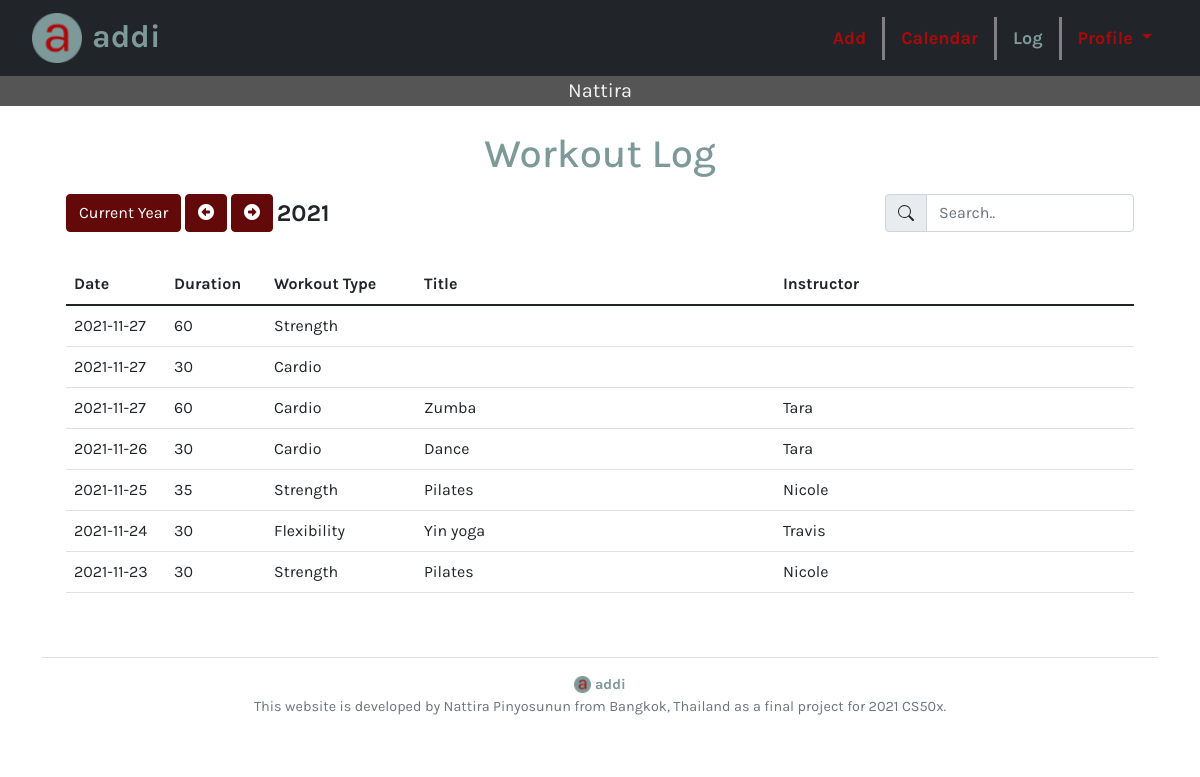
Before: /log/2021 (signed in) with the older database file.
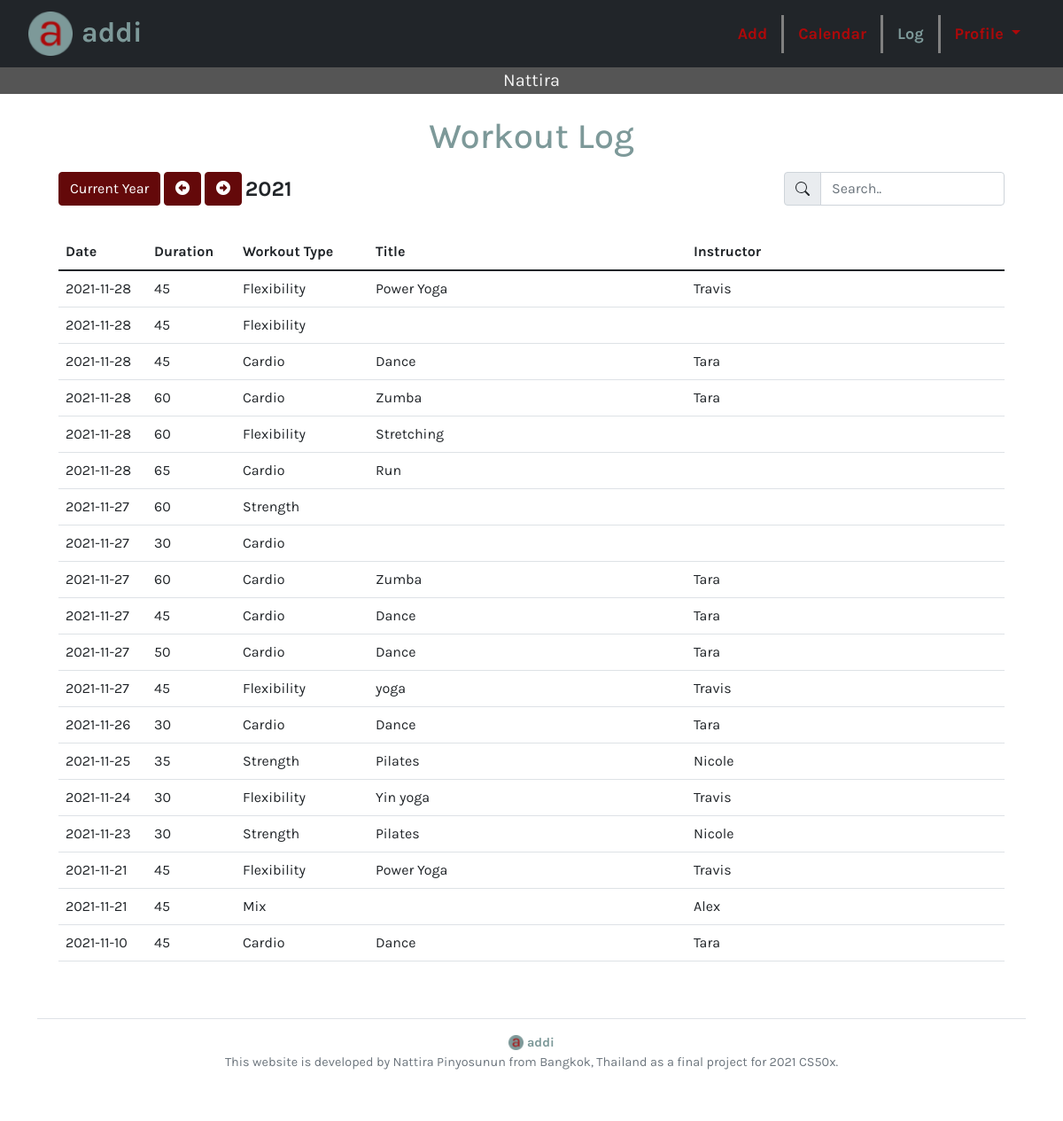
After: the same page with the newer database file.
### tables this page shows
CREATE TABLE workouts (id INTEGER PRIMARY KEY, user_id INTEGER REFERENCES users (id), date DATE NOT NULL, duration INTEGER NOT NULL, workout_type TEXT NOT NULL, title TEXT, instructor TEXT);

### app.py (the view)
@app.route("/log")
@app.route("/log/<int:year>")
@login_required
def log(year=None):
    if year is None:
        year = datetime.now().year
    print(year)
    db = get_db()
    workouts = db.execute("SELECT * FROM workouts WHERE user_id = ? AND strftime('%Y', date) = ? ORDER BY date DESC", (session["user_id"], str(year)))
    return render_template("log.html", workouts=workouts, year=year)

### app.py (called while the page is built)
@app.after_request
def after_request(response):
    response.headers["Cache-Control"] = "no-cache, no-store, must-revalidate"
    response.headers["Expires"] = 0
    response.headers["Pragma"] = "no-cache"
    return response

@app.teardown_appcontext
def teardown_db(exception):
    close_db()

### db.py (called while the page is built)
def dict_factory(cursor, row):
    d = {}
    for idx, col in enumerate(cursor.description):
        d[col[0]] = row[idx]
    return d

def get_db():
    if 'db' not in g:
        g.db = sqlite3.connect(
            'addi.db',
            detect_types=sqlite3.PARSE_DECLTYPES
        )
        g.db.row_factory = dict_factory
    return g.db

### helpers.py (called while the page is built)
def login_required(f):
    @wraps(f)
    def decorated_function(*args, **kwargs):
        if session.get("user_id") is None:
            return redirect("/signin")
        return f(*args, **kwargs)
    return decorated_function

### templates/log.html (shortened to what this page needs)
{% extends "layout.html" %}
{% block main %}
    <h1 class="green text-center mb-3">Workout Log</h1>
    <div class="col-sm-12">
        <div class="row mb-3">
            <div class="col-sm-9">
                <a href="/log" class="btn btn-primary">Current Year</a>
                <a href="/log/{{ year - 1 }}" class="btn btn-primary"><i class="fa-solid fa-circle-left"></i></a>
                <a href="/log/{{ year + 1 }}" class="btn btn-primary"><i class="fa-solid fa-circle-right"></i></a>
                <span class="subheader align-middle">{{ year }}</span>
            </div>
            <div class="col-sm-3">
                <div class="input-group mb-3">
                    <span class="input-group-text">
                    </span>
                    <input id="myInput" type="text" placeholder="Search.." class="form-control" autofocus>
                </div>
            </div>
        </div>
        <table class="table fixed">
            <thead>
            <tr>
                <th class="smallCol">Date</th>
                <th class="smallCol">Duration</th>
                <th class="middleCol">Workout Type</th>
                <th>Title</th>
                <th>Instructor</th>
            </tr>
            </thead>
            <tbody id='myTable'>
                {% for workout in workouts %}
                <tr>
                    <td>{{ workout['date'] }}</td>
                    <td>{{ workout['duration'] }}</td>
                    <td>{{ workout['workout_type'] }}</td>
                    <td>{{ workout['title'] }}</td>
                    <td>{{ workout['instructor'] }}</td>
                </tr>
                {% endfor %}
            </tbody>
        </table>
    </div>
{% endblock %}

### templates/layout.html (shortened to what this page needs)
<!DOCTYPE html>
<html lang="en">
    <head>
        <link href="https://cdn.jsdelivr.net/npm/bootstrap@5.1.3/dist/css/bootstrap.min.css" rel="stylesheet">
        <link rel="stylesheet" type="text/css" href="https://uicdn.toast.com/tui-calendar/latest/tui-calendar.css" />
        <link rel="stylesheet" type="text/css" href="https://uicdn.toast.com/tui.date-picker/latest/tui-date-picker.css" />
        <link rel="stylesheet" type="text/css" href="https://uicdn.toast.com/tui.time-picker/latest/tui-time-picker.css" />
        <link href="/static/fontawesome/css/all.min.css" rel="stylesheet">
        <link href="/static/styles.css" rel="stylesheet">
    </head>
    <body>
        <header>
            <nav id="myHeader" class="navbar navbar-expand-lg navbar-dark bg-dark">
                <div class="container-fluid">
                    <a id="brand" class="navbar-brand" href="/">
                        <img src="/static/favicon/favicon.ico" alt="logo" width="50" height="50" class="d-inline-block align-text-bottom">
                        <span class="brand green">addi</span>
                    </a>
                    <div id="menu">
                        {% if session.user_id %}
                            <ul class="nav justify-content-end">
                                <li class="nav-item"><a class="nav-link {{ 'active' if request.endpoint == 'add'}}" href="/add">Add</a></li>
                                <li class="nav-item"><a class="nav-link {{ 'active' if request.endpoint == 'calendar'}}" href="/calendar">Calendar</a></li>
                                <li class="nav-item"><a class="nav-link {{ 'active' if request.endpoint == 'log'}}" href="/log">Log</a></li>
                                <li class="nav-item dropdown">
                                    <a class="nav-link dropdown-toggle {{ 'active' if request.endpoint == 'profile'}}" href="/profile" id="navbarDropdown" role="button" data-bs-toggle="dropdown" aria-expanded="false">
                                        Profile
                                    </a>
                                </li>
                            </ul>
                        {% else %}
                            <ul class="nav justify-content-end">
                                <li class="nav-item"><a class="nav-link {{ 'active' if request.endpoint == 'signin'}}" href="/signin">Sign In</a></li>
                                <li class="nav-item"><a class="nav-link {{ 'active' if request.endpoint == 'register'}}}}" href="/register">Register</a></li>
                            </ul>
                        {% endif %}
                    </div>
                </div>
              </nav>
            {% if session.user_username %}
            <div class="text-center usersName">
                {{session['user_username']}}
            </div>
            {% endif %}
        </header>
        <main class="container p-4">
            <div class="container">
                <div class="row center justify-content-md-center">
                    {% block main %}{% endblock %}
                </div>
            </div>
        </main>
        <div class="container">
            <footer class="py-3 my-4 border-top">
                <div class="text-center text-muted">
                    <a href="/">
                    <img src="/static/favicon/favicon-16x16.png" class="d-inline-block align-text-top" alt="logo" width="17" height="17" ></img>
                    <span class="green">addi</span>
                    </a>
                    <p>This website is developed by Nattira Pinyosunun from Bangkok, Thailand as a final project for 2021 CS50x.</p>
                </div>
            </footer>
        </div>
    </body>
</html>

### static/styles.css (style rules this page uses)
nav .green, .navbar-light .navbar-brand, .green { color: #7d9999; }
nav .navbar-brand { font-size: xx-large; display: flex; }
nav { font-weight: 500; font-size: large; padding: 10px 20px; z-index: 1000; }
.nav-link, a, .red { text-decoration: none; color: #AC090A; font-weight: 700; }
nav .active { color: #7d9999; }
.brand { margin-left: 10px; }
.nav-item { border-right: solid grey; }
.nav-item:last-child { border-right: 0; }
body { font-size: 100%; font-family: 'Karla', sans-serif; font-weight: 400; }
main { overflow-x: auto; }
footer { font-size: 90%; }
.btn-primary { color: white; background-color: #64090A; border-color: #64090A; }
header ul { margin-top: 0rem; margin-bottom: 0rem; }
.usersName { background: #555; color: #f1f1f1; font-size: 1.25rem; }
.subheader { font-weight: bold; font-size: 1.5rem; }
table.fixed { table-layout:fixed; }
table.fixed td { overflow: hidden; }
.row>* { max-width: 100%; }
.smallCol { width: 100px; }
.middleCol { width: 150px; }

Changed rows visible on the page:
added workouts: date "2021-11-28", duration "45", workout_type "Flexibility", title "Power Yoga", instructor "Travis"
added workouts: date "2021-11-28", duration "45", workout_type "Flexibility"
added workouts: date "2021-11-28", duration "45", workout_type "Cardio", title "Dance", instructor "Tara"
added workouts: date "2021-11-28", duration "60", workout_type "Cardio", title "Zumba", instructor "Tara"
added workouts: date "2021-11-28", duration "60", workout_type "Flexibility", title "Stretching"
added workouts: date "2021-11-28", duration "65", workout_type "Cardio", title "Run"
added workouts: date "2021-11-27", duration "45", workout_type "Cardio", title "Dance", instructor "Tara"
added workouts: date "2021-11-27", duration "50", workout_type "Cardio", title "Dance", instructor "Tara"
added workouts: date "2021-11-27", duration "45", workout_type "Flexibility", title "yoga", instructor "Travis"
added workouts: date "2021-11-21", duration "45", workout_type "Flexibility", title "Power Yoga", instructor "Travis"
added workouts: date "2021-11-21", duration "45", workout_type "Mix", instructor "Alex"
added workouts: date "2021-11-10", duration "45", workout_type "Cardio", title "Dance", instructor "Tara"
